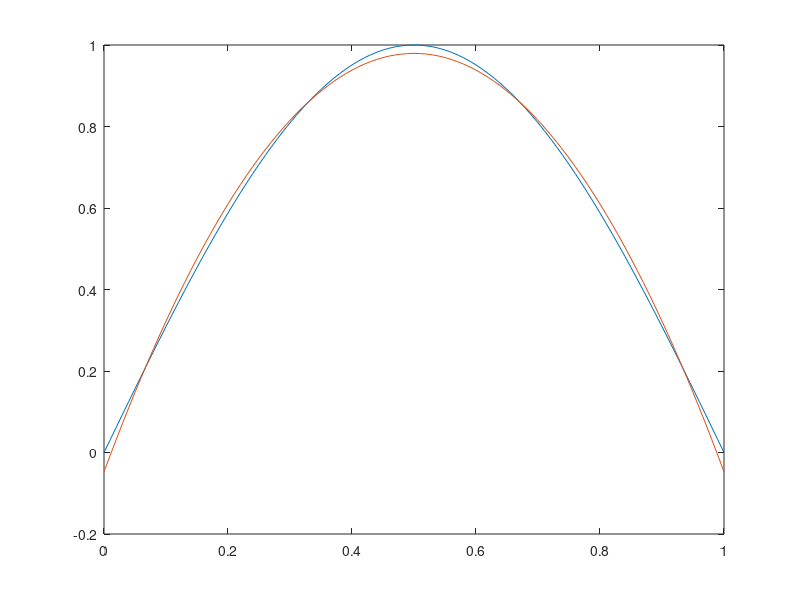

This figure's MATLAB source:
function [x,fx,k] = funmin_grad_desc(fun,xguess,TOL)


    if nargin < 3
        TOL = 1e-6;
    end

    if nargin < 1
        f = @(x,b)b(1)+b(2).*x+b(3).*x.^2;
        x = linspace(0,1,101);
        y = sin(pi*x);
        fun = @(b)sqrt(sum((f(x,b)-y).^2));
        xguess = [0,1,0].';
    end
    
    MAXITS = 500;
    lam = 0.5;
    grad_f = num_deriv(fun,xguess);
    grad_f_old = grad_f;
    xguess_old = xguess;
    for k = 1:MAXITS
        
        xguess = xguess - lam * grad_f;
        grad_f = num_deriv(fun,xguess);
        lam = (xguess - xguess_old)' * (grad_f - grad_f_old);
        lam = lam/norm(grad_f - grad_f_old)^2;
        lam = min(lam,1);
        
        err_x = norm(xguess - xguess_old);
        err_f = norm(grad_f - grad_f_old);
        
        if max(err_x,err_f) < TOL
            break
        end
        
        xguess_old = xguess;
        grad_f_old = grad_f;
        
        plot(x,y,x,f(x,xguess))
        
    end
    
    x = xguess;
    fx = grad_f;
    
end



function grad_f = num_deriv(fun,x)

    grad_f = zeros(length(x),1);
    f = fun(x);
    x0 = x;
    dx = 1e-6*norm(x);
    for k = 1:length(x)
        x(k) = x(k)+dx;
        grad_f(k) = (fun(x)-f)/dx;
        x = x0;
    end
    
end
    